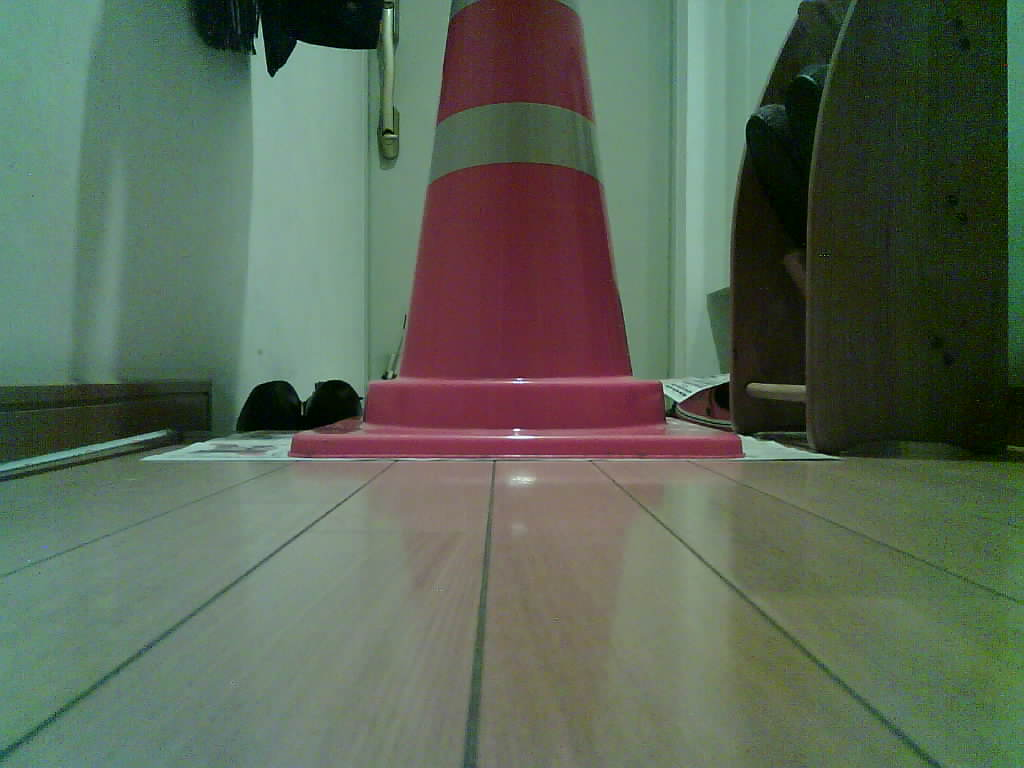
#> input picture cansat_server/experiment/indoor/10.jpg, 1024 x 768 px
$ python -i red_detect_lib.py   (imports and definitions only)   (Python 2 division)
#> lines starting #> are read from the running program, lines starting #| are printed output that depends on the picture
from matplotlib import image
import numpy as np
import cv2
from time import sleep
from PIL import Image
import matplotlib.pyplot as plt


# メイン関数(sampleimage:取得した画像, f_mm:焦点距離[mm], diagonal_mm:対角線[mm])
# [52 lines left out: functions main, image_output, center_output, image_plot, hsvExtraction, not called in this run]


# 抽出画像データを取得する関数
def red_masks_get(sampleimage):
    image = cv2.imread(sampleimage) # ファイル読み込み

    # HSVでの色抽出
    hsvLower_0 = np.array([0, 70, 50])    # 抽出する色の下限0(赤の抽出のため二つにわけて合成が必要)
    hsvLower_1 = np.array([170, 70, 50])  # 抽出する色の下限1(赤の抽出のため二つにわけて合成が必要)
    hsvUpper_0 = np.array([10, 255, 255])    # 抽出する色の上限0(赤の抽出のため二つにわけて合成が必要)
    hsvUpper_1 = np.array([179, 255, 255])   # 抽出する色の上限1(赤の抽出のため二つにわけて合成が必要)

    hsvResult_0 = hsvExtraction(image, hsvLower_0, hsvUpper_0)  # 画像0を作成
    hsvResult_1 = hsvExtraction(image, hsvLower_1, hsvUpper_1)  # 画像1を作成

    hsvResult = hsvResult_0 | hsvResult_1  # 画像を統合

    return hsvResult


# グレースケール画像データを取得する関数
def gray_get(sampleimage):
    img = red_masks_get(sampleimage)
    img_gray = cv2.cvtColor(img, cv2.COLOR_BGR2GRAY)  # グレースケールで画像を読み込み
    return img_gray


# 二値画像データを取得する関数
def binary_get(sampleimage):
    ret, img_binary = cv2.threshold(gray_get(sampleimage), 10, 255, cv2.THRESH_BINARY)  # 2値画像に変換
    return img_binary


# 占有率を求める関数
# [6 lines left out: function occ_get, not called in this run]


# 重心座標を求める関数
def center_get(sampleimage):
    mu = cv2.moments(binary_get(sampleimage), False)  # 重心関数作成
    x,y= int(mu["m10"]/mu["m00"]) , int(mu["m01"]/mu["m00"])  # 重心座標の作成

    return [x,y]  # 重心座標を返り値に設定


# 画像のサイズの取得
# [15 lines left out: functions size_get, rot_get, not called in this run]


##############################################################################################################


# 解析したい画像を入力
img = '******'


# 画像の種類によってmain関数を選択

#main(img, 4.8, 4.5)  # ESP32-CAM用
#main(img, 4, 7.14)  # iPhone11用

>>> import cv2
>>> picture = cv2.imread('10.jpg', cv2.IMREAD_GRAYSCALE)
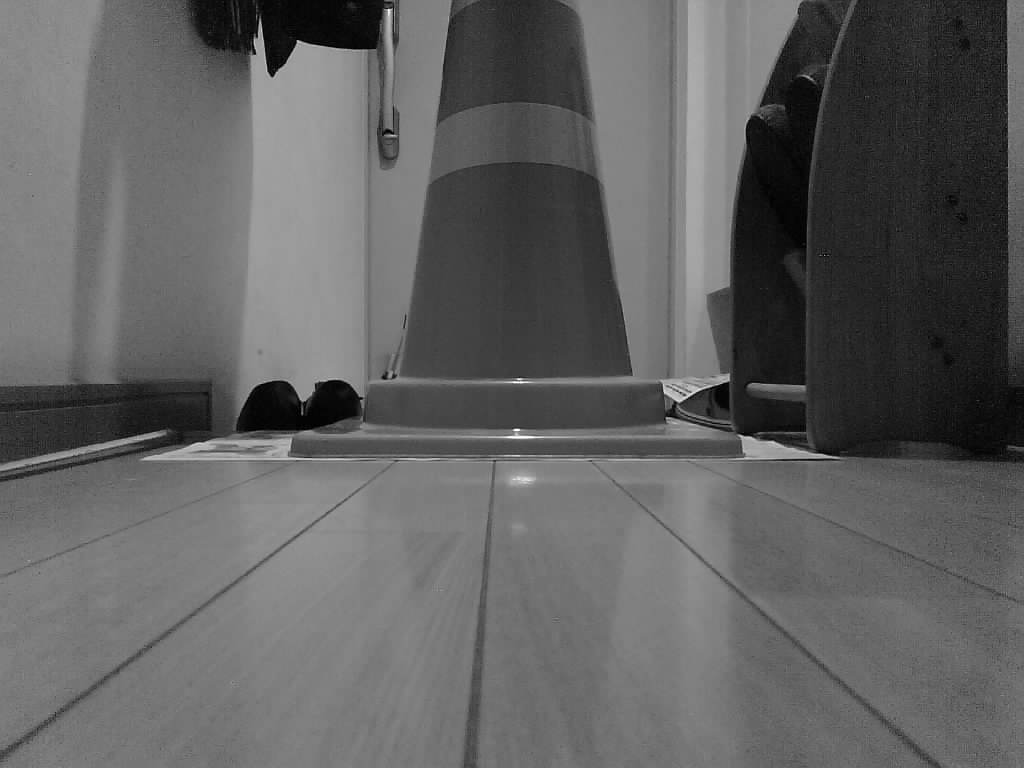
#> picture: shape (768, 1024); min 0, max 255, mean 97
#> (the run stopped early here; a loop or call above may not have finished)

$ run again, on cansat_server/experiment/indoor/13.jpg
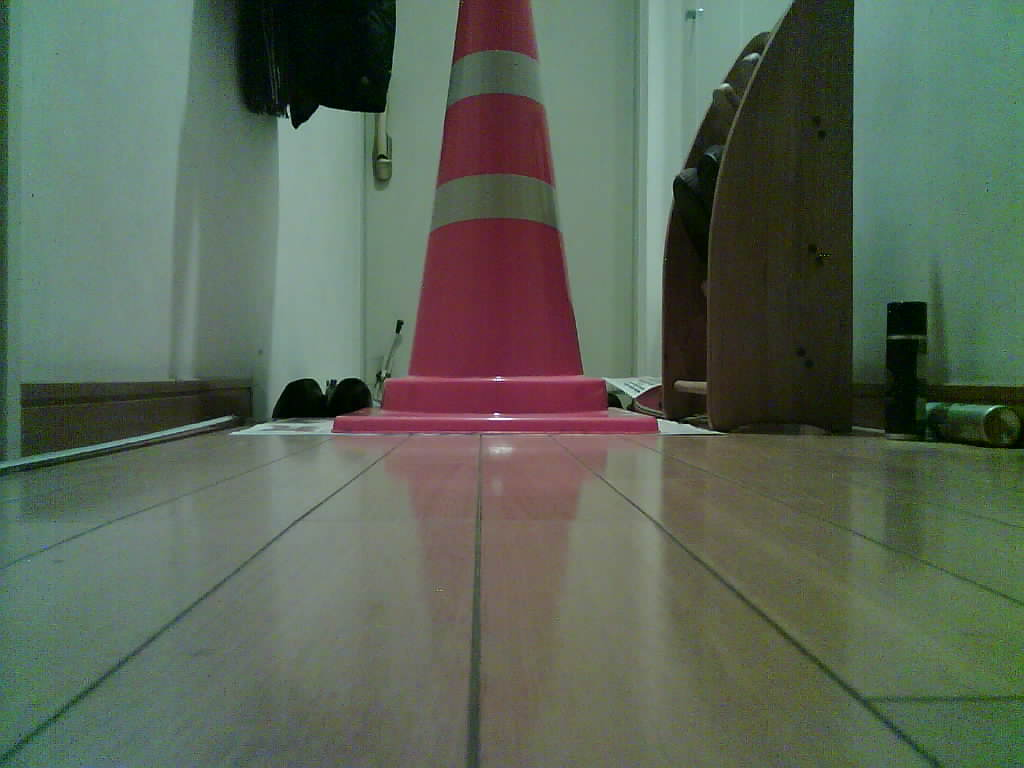
#> input picture cansat_server/experiment/indoor/13.jpg, 1024 x 768 px
#> `picture = cv2.imread('10.jpg', cv2.IMREAD_GRAYSCALE)`:
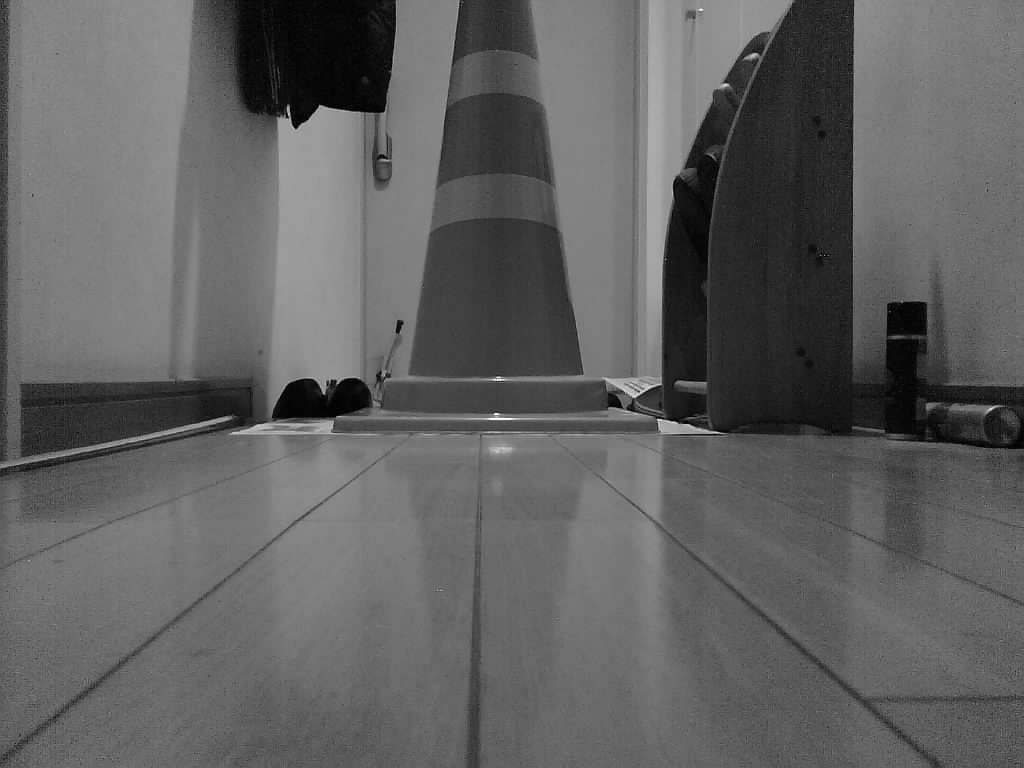
#> picture: shape (768, 1024); min 0, max 255, mean 96.6
